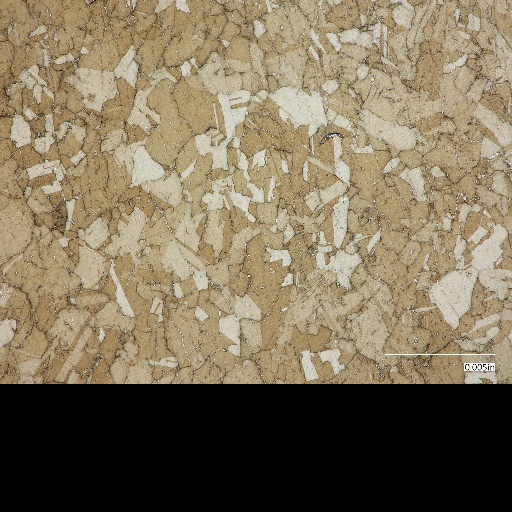
#> input picture dataset_processing/data_formatted/images_resized_jpg/L-berahas-500X_1.jpg, 512 x 512 px; its folder holds only this picture in this run
$ python -i image_mover.py   (imports and definitions only)
#> lines starting #> are read from the running program, lines starting #| are printed output that depends on the picture
import os
import shutil
from pathlib import Path
import cv2
import numpy as np
import pytesseract

# Configure the path to tesseract executable if necessary
pytesseract.pytesseract.tesseract_cmd = r'C:\Program Files\Tesseract-OCR\tesseract.exe'

# Source directory
source_dir = Path(r"C:\Users\aksha\Downloads\Target\Target")

# Destination directories
marked_dir = source_dir / "images marked"
non_marked_dir = source_dir / "images non marked"

# Create destination directories if they don't exist
# [2 lines not run here, left out]

# Define image extensions
image_extensions = ['.jpg', '.jpeg', '.tif', '.tiff', '.png']

# Define color ranges in HSV for red, yellow, blue, and green
color_ranges = {
    'red1': ((0, 70, 50), (10, 255, 255)),
    'red2': ((170, 70, 50), (180, 255, 255)),
    'yellow': ((20, 70, 50), (30, 255, 255)),
    'blue': ((100, 70, 50), (130, 255, 255)),
    'green': ((40, 70, 50), (70, 255, 255)),
}

def has_colored_text(image):
    # Convert image to grayscale for text detection
    gray = cv2.cvtColor(image, cv2.COLOR_BGR2GRAY)

    # Use pytesseract to detect text boxes
    boxes = pytesseract.image_to_data(gray, output_type=pytesseract.Output.DICT)

    n_boxes = len(boxes['level'])
    has_colored_text_flag = False

    for i in range(n_boxes):
        (x, y, w, h) = (boxes['left'][i], boxes['top'][i], boxes['width'][i], boxes['height'][i])

        # Extract the text region from the image
        text_region = image[y:y+h, x:x+w]

        # Convert to HSV color space
        hsv = cv2.cvtColor(text_region, cv2.COLOR_BGR2HSV)

        # Check for each color
        mask_total = np.zeros(hsv.shape[:2], dtype=np.uint8)
        for color in color_ranges:
            if color.startswith('red'):
                lower, upper = color_ranges[color]
                mask = cv2.inRange(hsv, np.array(lower), np.array(upper))
                mask_total = cv2.bitwise_or(mask_total, mask)
            else:
                lower, upper = color_ranges[color]
                mask = cv2.inRange(hsv, np.array(lower), np.array(upper))
                mask_total = cv2.bitwise_or(mask_total, mask)

        # If enough pixels in the text region match the color, mark as having colored text
        if cv2.countNonZero(mask_total) > 0.2 * w * h:
            has_colored_text_flag = True
            break

    return has_colored_text_flag

# Loop through all files recursively
# [24 lines not run here, left out]

>>> import cv2
>>> picture = cv2.imread('data_formatted/images_resized_jpg/L-berahas-500X_1.jpg')
#> picture is the input picture: shape (512, 512, 3); mean B, G, R 90.9, 115, 127.5
>>> result = has_colored_text(picture)
#> in has_colored_text, `gray = cv2.cvtColor(image, cv2.COLOR_BGR2GRAY)`:
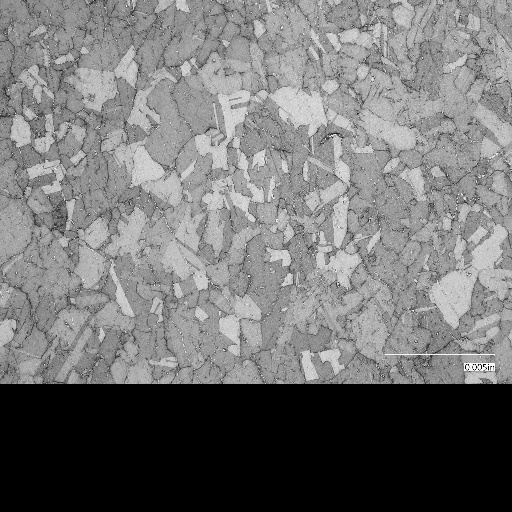
#> gray: shape (512, 512); min 0, max 255, mean 116
#> (the run stopped early here; a loop or call above may not have finished)

$ run again, on dataset_processing/data_formatted/images_resized_jpg/L-transition-kallings2-100X_1.jpg
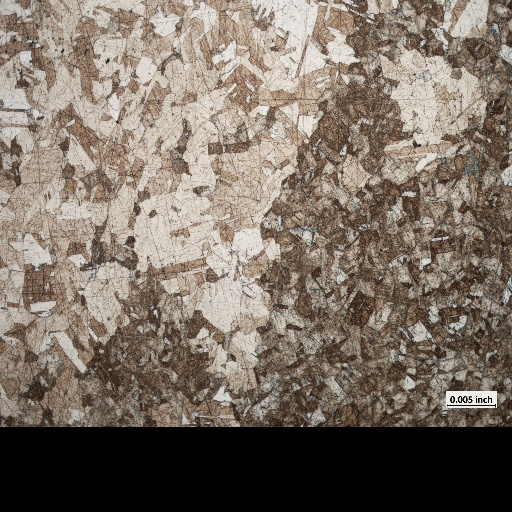
#> input picture dataset_processing/data_formatted/images_resized_jpg/L-transition-kallings2-100X_1.jpg, 512 x 512 px
#> picture is the input picture: shape (512, 512, 3); mean B, G, R 101.3, 112.4, 123.7
#> in has_colored_text, `gray = cv2.cvtColor(image, cv2.COLOR_BGR2GRAY)`:
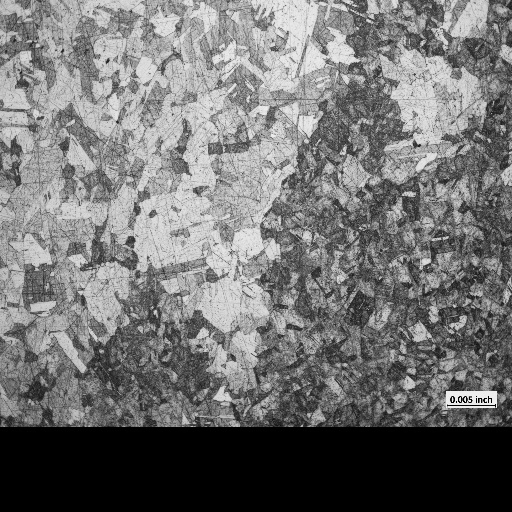
#> gray: shape (512, 512); min 0, max 244, mean 114.5
